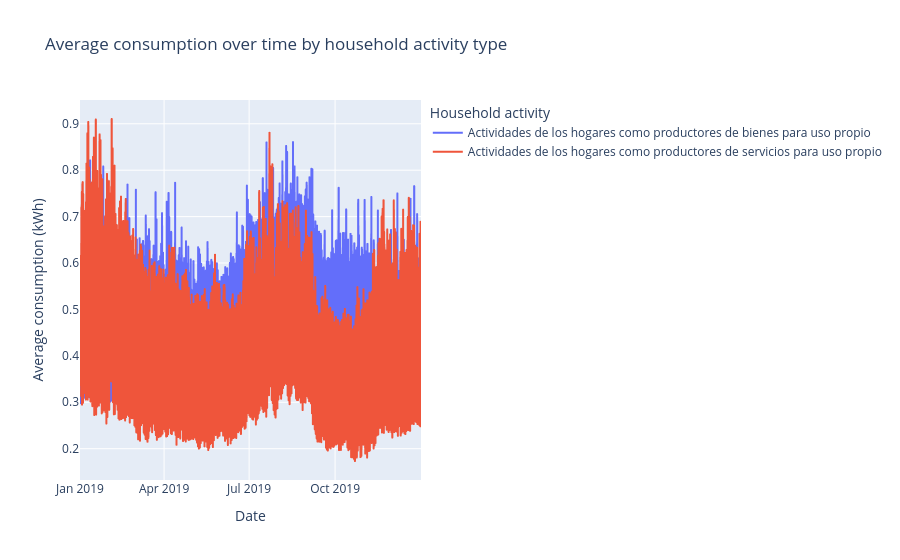

The notebook cell saved with this chart:
### Markdown cell above
There are 2 types of activities classified as "Household activities", so it must be checked if there are significant differences in consumption patterns between them.

### Code cell
df_avg_activity = (
    df_households.group_by(["date", "activity"])
    .agg(pl.mean("consumption").alias("avg_consumption"))
    .sort("date")
)

df_avg_activity_pd = df_avg_activity.to_pandas()

fig = px.line(
    df_avg_activity_pd,
    x="date",
    y="avg_consumption",
    color="activity",
    title="Average consumption over time by household activity type",
    labels={
        "date": "Date",
        "avg_consumption": "Average consumption (kWh)",
        "activity": "Household activity"
    }
)

fig.show()

### Figure 1 — Plotly figure (JSON) as saved in the notebook; plotly's stock layout.template omitted (floating-point values rounded to 4 significant figures; data arrays with more than 128 entries replaced by an {"elided": "..."} marker saying what was removed)
{"data": [{"hovertemplate": "Household activity=Actividades de los hogares como productores de bienes para uso propio<br>Date=%{x}<br>Average consumption (kWh)=%{y}<extra></extra>", "legendgroup": "Actividades de los hogares como productores de bienes para uso propio", "line": {"color": "#636efa", "dash": "solid"}, "marker": {"symbol": "circle"}, "mode": "lines", "name": "Actividades de los hogares como productores de bienes para uso propio", "showlegend": true, "type": "scattergl", "x": {"elided": "8760 str values"}, "xaxis": "x", "y": {"elided": "8760 float values"}, "yaxis": "y"}, {"hovertemplate": "Household activity=Actividades de los hogares como productores de servicios para uso propio<br>Date=%{x}<br>Average consumption (kWh)=%{y}<extra></extra>", "legendgroup": "Actividades de los hogares como productores de servicios para uso propio", "line": {"color": "#EF553B", "dash": "solid"}, "marker": {"symbol": "circle"}, "mode": "lines", "name": "Actividades de los hogares como productores de servicios para uso propio", "showlegend": true, "type": "scattergl", "x": {"elided": "8760 str values"}, "xaxis": "x", "y": {"elided": "8760 float values"}, "yaxis": "y"}], "layout": {"legend": {"title": {"text": "Household activity"}, "tracegroupgap": 0}, "title": {"text": "Average consumption over time by household activity type"}, "xaxis": {"anchor": "y", "domain": [0, 1], "title": {"text": "Date"}}, "yaxis": {"anchor": "x", "domain": [0, 1], "title": {"text": "Average consumption (kWh)"}}}}
